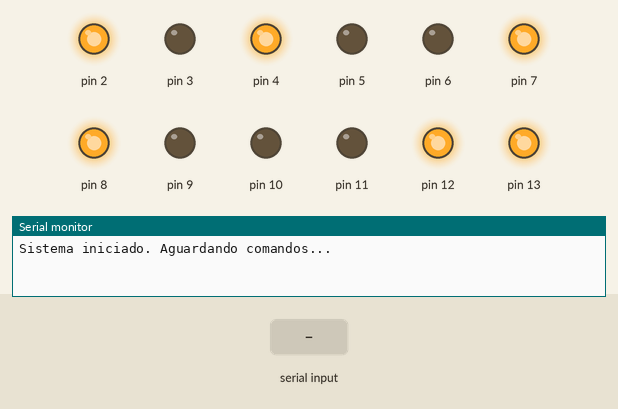
This sketch was run on a simulated Arduino Uno, built with avr-gcc and run on an emulated ATmega328P. Parts: output pins drawn as LEDs (lit = HIGH), the last lines printed to the serial monitor. The test bench sets the inputs (shaded band).

Above: at 1.2 s.
1.3 s: "90,45,200\n" received over Serial
At 2.0 s:
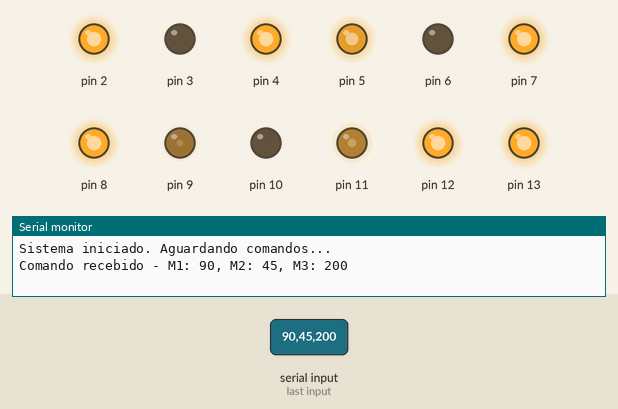
2.8 s: "30,150,10\n" received over Serial
At 3.1 s:
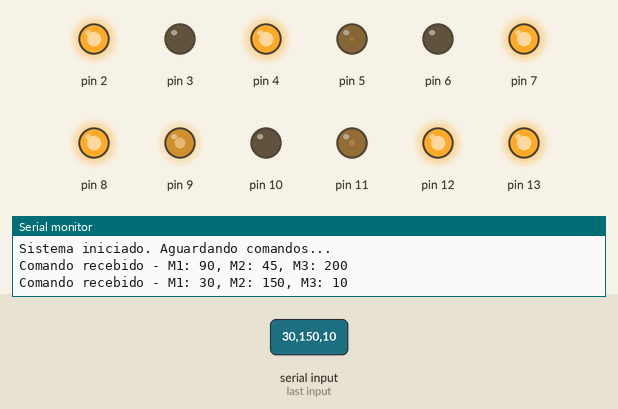
4.3 s: "1,90,45\n" received over Serial
At 5.4 s:
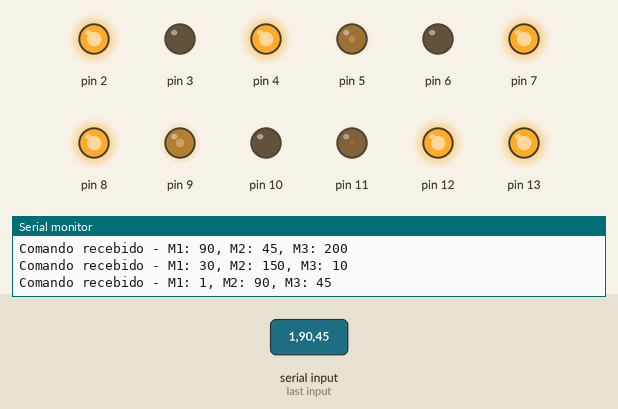
Timing chart, 0 to 7.3 s (numbered marks = the images above; inputs shaded):
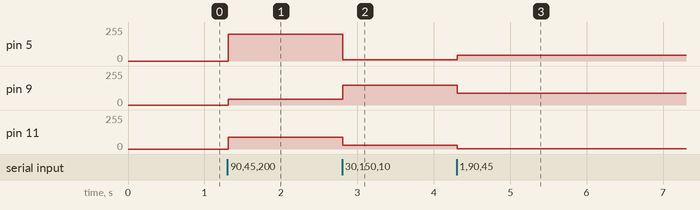

Measured:
- after the input at 1.3 s, pin 5: 0/255 → 200/255 at once; pin 9: 0/255 → 45/255 at once; pin 11: 0/255 → 90/255 at once
- after the input at 2.8 s, pin 5: 200/255 → 10/255 at once; pin 9: 45/255 → 150/255 at once; pin 11: 90/255 → 30/255 at once
- after the input at 4.3 s, pin 5: 10/255 → 45/255 at once; pin 9: 150/255 → 90/255 at once; pin 11: 30/255 → 1/255 at once

The sketch:

arduino_robot_control.ino
```cpp
// Controle de Robô com 3 Motores via Serial
// Recebe comandos no formato: m1,m2,m3
// Cada valor pode ser de -255 a 255

// Variáveis para os motores
int m1 = 0;
int m2 = 0;
int m3 = 0;

void setup() {
  // Inicializa comunicação serial
  Serial.begin(9600);

  // Configura todos os pinos como OUTPUT
  pinMode(12, OUTPUT);
  pinMode(13, OUTPUT);
  pinMode(8, OUTPUT);
  pinMode(7, OUTPUT);
  pinMode(4, OUTPUT);
  pinMode(2, OUTPUT);
  pinMode(3, OUTPUT);
  pinMode(5, OUTPUT);
  pinMode(6, OUTPUT);
  pinMode(9, OUTPUT);
  pinMode(10, OUTPUT);
  pinMode(11, OUTPUT);

  // Ativa os enables (sempre HIGH)
  digitalWrite(12, HIGH);
  digitalWrite(13, HIGH);
  digitalWrite(8, HIGH);
  digitalWrite(7, HIGH);
  digitalWrite(4, HIGH);
  digitalWrite(2, HIGH);

  // Inicializa todos os motores parados
  stopAllMotors();

  Serial.println("Sistema iniciado. Aguardando comandos...");
}

void loop() {
  // Verifica se há dados disponíveis na serial
  if (Serial.available() > 0) {
    String command = Serial.readStringUntil('\n');
    command.trim(); // Remove espaços em branco

    if (command.length() > 0) {
      parseCommand(command);
      controlMotors();
    }
  }
}

void parseCommand(String command) {
  // Parse do comando no formato "m1,m2,m3"
  int firstComma = command.indexOf(',');
  int secondComma = command.indexOf(',', firstComma + 1);

  if (firstComma > 0 && secondComma > firstComma) {
    m1 = command.substring(0, firstComma).toInt();
    m2 = command.substring(firstComma + 1, secondComma).toInt();
    m3 = command.substring(secondComma + 1).toInt();

    // Limita os valores entre -255 e 255
    m1 = constrain(m1, -255, 255);
    m2 = constrain(m2, -255, 255);
    m3 = constrain(m3, -255, 255);

    Serial.print("Comando recebido - M1: ");
    Serial.print(m1);
    Serial.print(", M2: ");
    Serial.print(m2);
    Serial.print(", M3: ");
    Serial.println(m3);
  }
}

void controlMotors() {
  // Controle do Motor 1 (pinos 10 e 11)
  if (m1 < 0) {
    int speed1 = abs(m1);
    analogWrite(10, speed1);
    analogWrite(11, 0);
  } else {
    analogWrite(10, 0);
    analogWrite(11, m1);
  }

  // Controle do Motor 2 (pinos 6 e 9)
  if (m2 < 0) {
    int speed2 = abs(m2);
    analogWrite(6, speed2);
    analogWrite(9, 0);
  } else {
    analogWrite(6, 0);
    analogWrite(9, m2);
  }

  // Controle do Motor 3 (pinos 3 e 5)
  if (m3 < 0) {
    int speed3 = abs(m3);
    analogWrite(3, speed3);
    analogWrite(5, 0);
  } else {
    analogWrite(3, 0);
    analogWrite(5, m3);
  }
}

void stopAllMotors() {
  // Para todos os motores
  analogWrite(10, 0);
  analogWrite(11, 0);
  analogWrite(6, 0);
  analogWrite(9, 0);
  analogWrite(3, 0);
  analogWrite(5, 0);
}
```
